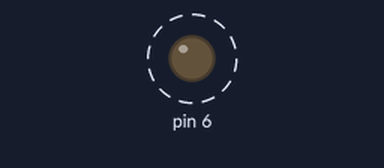
Simulated run of this program. Board: Teensy 3. Parts: output pins drawn as LEDs (lit = HIGH). Dashed ring = blinking.

Above: at 0.5 s.
Timing chart, 0 to 4.6 s (numbered marks = the images above):
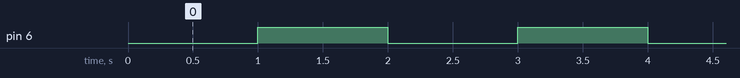

Measured:
- by itself, pin 6: alternates HIGH for 1.0 s and LOW for 1.0 s

The program:

main.cpp
```cpp
/*
  Blink without Delay

  Turns on and off a light emitting diode (LED) connected to a digital pin,
  without using the delay() function. This means that other code can run at the
  same time without being interrupted by the LED code.

  http://www.arduino.cc/en/Tutorial/BlinkWithoutDelay
*/

#include <Arduino.h> // to let the editor know what platform you are using


unsigned long previousMillis = 0;        // will store last time LED was updated

// constants won't change:
const long interval = 1000;           // interval at which to blink (milliseconds)

void setup() {
  // set the digital pin as output:
  pinMode(6, OUTPUT);
}

void loop() {

  // set variable that stores the current time
  unsigned long currentMillis = millis();

  if (currentMillis - previousMillis >= interval) {
    // save the last time you blinked the LED
    previousMillis = currentMillis;

    // change the state of the led to opposite of previous state
    digitalWrite(6, !digitalRead(6));
  }
} //end loop
```
